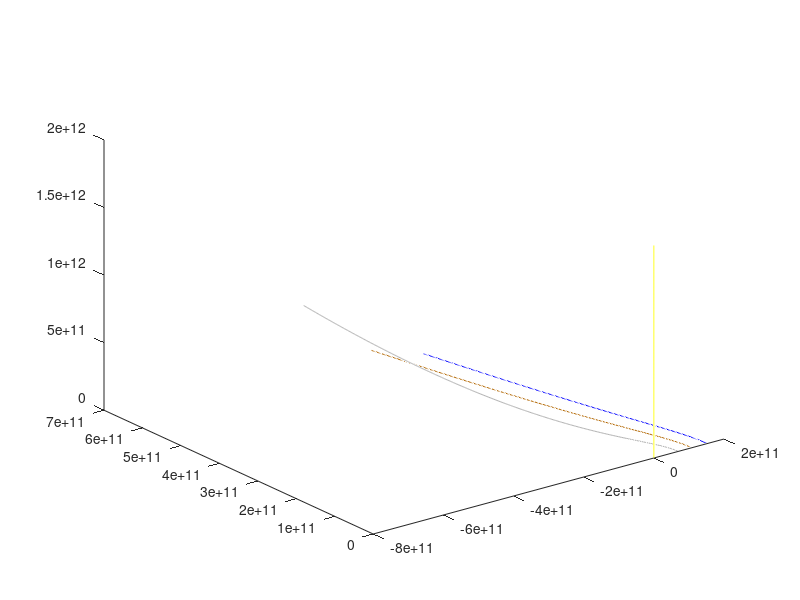

Here is the MATLAB script that generated this plot:
clc
clear
close all
G = 6.672*(10^-11);
MS = 1.989*(10^30);
MM = 3.285*(10^23);
MV = 4.867*(10^24);
ME = 5.972*(10^24);
SMD = 69816900000;
SVD = 108200000000;
SED = 152100000000;

years = 1;
days = 1;
h = 86400*days; endt = 31557600*years;

sun_x = 0; sun_y = 0; sun_z = 0; sun_vx = 0; sun_vy = 0; sun_vz = 50000; sun_year = 31557600; sun_h = 86400*days; sun_OM = [MS,MM,MV,ME];
mercury_x = SMD; mercury_y = 0; mercury_z = 0; mercury_vx = 0; mercury_vy = 38700; mercury_vz = 1000; mercury_year = 31557600; mercury_h = 86400*days; mercury_OM = [MS,MM,MV,ME];
venus_x = SVD; venus_y = 0; venus_z = 0; venus_vx = 0; venus_vy = 34790; venus_vz = 1000; venus_year = 31557600; venus_h = 86400*days; venus_OM = [MS,MM,MV,ME];
earth_x = SED; earth_y = 0; earth_z = 0; earth_vx = 0; earth_vy = 29300; earth_vz = 1000; earth_year = 31557600; earth_h = 86400*days; earth_OM = [MS,MM,MV,ME];

t = 0;

sun_x_values = [sun_x];
sun_y_values = [sun_y];
sun_z_values = [sun_z];

venus_x_values = [venus_x];
venus_y_values = [venus_y];
venus_z_values = [venus_z];

mercury_x_values = [mercury_x];
mercury_y_values = [mercury_y];
mercury_z_values = [mercury_z];

earth_x_values = [earth_x];
earth_y_values = [earth_y];
earth_z_values = [earth_z];
   

bodies = cell(3,9); 
bodies{1,1} = sun_x_values; bodies{1,2} = sun_y_values; bodies{1,3} = sun_z_values; bodies{1,4} = sun_vx; bodies{1,5} = sun_vy; bodies{1,6} = sun_vz; bodies{1,7} = sun_year; bodies{1,8} = sun_h; bodies{1,9} = sun_OM;
bodies{2,1} = mercury_x_values; bodies{2,2} = mercury_y_values; bodies{2,3} = mercury_z_values; bodies{2,4} = mercury_vx; bodies{2,5} = mercury_vy; bodies{2,6} = mercury_vz; bodies{2,7} = mercury_year; bodies{2,8} = mercury_h; bodies{2,9} = mercury_OM;
bodies{3,1} = venus_x_values; bodies{3,2} = venus_y_values; bodies{3,3} = venus_z_values; bodies{3,4} = venus_vx; bodies{3,5} = venus_vy; bodies{3,6} = venus_vz; bodies{3,7} = venus_year; bodies{3,8} = venus_h; bodies{3,9} = venus_OM;
bodies{4,1} = earth_x_values; bodies{4,2} = earth_y_values; bodies{4,3} = earth_z_values; bodies{4,4} = earth_vx; bodies{4,5} = earth_vy; bodies{4,6} = earth_vz; bodies{4,7} = earth_year; bodies{4,8} = earth_h; bodies{4,9} = earth_OM;

BX = zeros(365*years,4); BY = zeros(365*years,4); BZ = zeros(365*years,4); BVX = zeros(365*years,4); BVY = zeros(365*years,4); BVZ = zeros(365*years,4);
BX(1,:) = [sun_x,mercury_x,venus_x,earth_x]; BVX(1,:) = [sun_vx,mercury_vx,venus_vx,earth_vx]; BGX = zeros(365*years,4); BGX1 = zeros(365*years,4);
BY(1,:) = [sun_y,mercury_y,venus_y,earth_y]; BVY(1,:) = [sun_vy,mercury_vy,venus_vy,earth_vy]; BGY = zeros(365*years,4); BGY1 = zeros(365*years,4);
BZ(1,:) = [sun_z,mercury_z,venus_z,earth_z]; BVZ(1,:) = [sun_vz,mercury_vz,venus_vz,earth_vz]; BGZ = zeros(365*years,4); BGZ1 = zeros(365*years,4);
n = 4;


for t = 1:365*years
        for g = 1:n
            body_vx = bodies{g,4}; body_vy = bodies{g,5}; body_vz = bodies{g,6}; body_h = bodies{g,8}; body_OM = bodies{g,9};
            for OM = 1:numel(body_OM)
                if(~(OM==g))
                    body_x = (BX(t,g)-BX(t,OM));
                    body_y = (BY(t,g)-BY(t,OM));
                    body_z = (BZ(t,g)-BZ(t,OM));
                    BGX(t,g) = BGX(t,g)+((-G*body_OM(OM)*body_x)/(sqrt(body_x^2+body_y^2+body_z^2))^3);
                    BGY(t,g) = BGY(t,g)+((-G*body_OM(OM)*body_y)/(sqrt(body_x^2+body_y^2+body_z^2))^3);
                    BGZ(t,g) = BGZ(t,g)+((-G*body_OM(OM)*body_z)/(sqrt(body_x^2+body_y^2+body_z^2))^3);
                end
            end
        end
        
        for p = 1:n
            body_h = bodies{p,8}; body_OM = bodies{p,9};
            BX(t+1,p) = BX(t,p)+((1/2)*((BVX(t,p))+(BVX(t,p)+(body_h*(BGX(t,p))))))*body_h;
            BY(t+1,p) = BY(t,p)+((1/2)*((BVY(t,p))+(BVY(t,p)+(body_h*(BGY(t,p))))))*body_h;
            BZ(t+1,p) = BZ(t,p)+((1/2)*((BVZ(t,p))+(BVZ(t,p)+(body_h*(BGZ(t,p))))))*body_h;
        end
        
        for g1 = 1:n
            body_vx = bodies{g1,4}; body_vy = bodies{g1,5}; body_vz = bodies{g1,6}; body_h = bodies{g1,8}; body_OM = bodies{g1,9};
            for OM = 1:numel(body_OM)
                if(~(OM==g1))
                    body_x = (BX(t+1,g1)-BX(t+1,OM));
                    body_y = (BY(t+1,g1)-BY(t+1,OM));
                    body_z = (BZ(t+1,g1)-BZ(t+1,OM));
                    BGX1(t,g1) = BGX1(t,g1)+((-G*body_OM(OM)*body_x)/(sqrt(body_x^2+body_y^2+body_z^2))^3);
                    BGY1(t,g1) = BGY1(t,g1)+((-G*body_OM(OM)*body_y)/(sqrt(body_x^2+body_y^2+body_z^2))^3);
                    BGZ1(t,g1) = BGZ1(t,g1)+((-G*body_OM(OM)*body_z)/(sqrt(body_x^2+body_y^2+body_z^2))^3);
                end
            end
        end
        
        for v = 1:n
            body_vx = bodies{v,4}; body_vy = bodies{v,5}; body_vz = bodies{v,6}; body_h = bodies{v,8}; body_OM = bodies{v,9};
            BVX(t+1,v) = BVX(t,v)+((1/2)*(BGX(t,v)+BGX1(t,v)))*body_h;
            BVY(t+1,v) = BVY(t,v)+((1/2)*(BGY(t,v)+BGY1(t,v)))*body_h;
            BVZ(t+1,v) = BVZ(t,v)+((1/2)*(BGZ(t,v)+BGZ1(t,v)))*body_h;
        end
end

sun_x_values = BX(:,1); sun_y_values = BY(:,1); sun_z_values = BZ(:,1);
mercury_x_values = BX(:,2); mercury_y_values = BY(:,2); mercury_z_values = BZ(:,2);
venus_x_values = BX(:,3); venus_y_values = BY(:,3); venus_z_values = BZ(:,3);
earth_x_values = BX(:,4); earth_y_values = BY(:,4); earth_z_values = BZ(:,4);


%Line plot
figure
hold on
numEarthYears = 100;
sol = 365*years ;merc = 1; venu = 1; eart = 1; mar = 1; jupi = 1; satu = 1; 
clf

j = 1;
xlabel('x');
ylabel('y');
zlabel('z');
i = 365*years;
%for i = 1:365*years
xlim([2*-10^11, 2*10^11])
ylim([2*-10^11, 2*10^11])
plot3(sun_x_values(1:j:i),sun_y_values(1:j:i),sun_z_values(1:j:i),'Color',"yellow");
hold on
plot3(mercury_x_values(1:j:i),mercury_y_values(1:j:i),mercury_z_values(1:i),'Color',[0.7,0.7,0.7])
hold on
plot3(venus_x_values(1:j:i),venus_y_values(1:j:i),venus_z_values(1:i),'Color',[0.7,0.4,0]);;
hold on
plot3(earth_x_values(1:j:i),earth_y_values(1:j:i),earth_z_values(1:i),'Color',"blue");
pause(.005)
%end

% for i = 1:numEarthYears*numel(earth_x_values);
%     hold on
%     
%     sun = plot3(sun_x_values(1:j:sol),sun_y_values(1:j:sol),sun_z_values(1:j:sol),'Color',"blue");
%     if(sol==numel(sun_x_values))
%         sol = 1;
%         delete(sun);
%         sun = plot3(sun_x_values(1:j:sol),sun_y_values(1:j:sol),sun_z_values(1:j:sol),'Color',"blue");
%     else
%         sol = sol+1;
%     end
%    
%     earth = plot3(earth_x_values(1:j:eart),earth_y_values(1:j:eart),earth_z_values(1:j:eart),'Color',"blue");
%     if(eart==numel(earth_x_values))
%         eart = 1;
%         delete(earth);
%         earth = plot3(earth_x_values(1:j:eart),earth_y_values(1:j:eart),earth_z_values(1:j:eart),'Color',"blue");
%     else
%         eart = eart+1;
%     end
%         %moon = plot(moon_x_values(1:i)+earth_x_values(1:i),moon_y_values(1:i)+earth_y_values(1:i), 'Color', [0.2,0.3,0.4]);
%    
%     xlim([2*-10^12,2*10^12])
%     ylim([2*-10^12, 2*10^12])
%     pause(.0001)
%     clf
% end